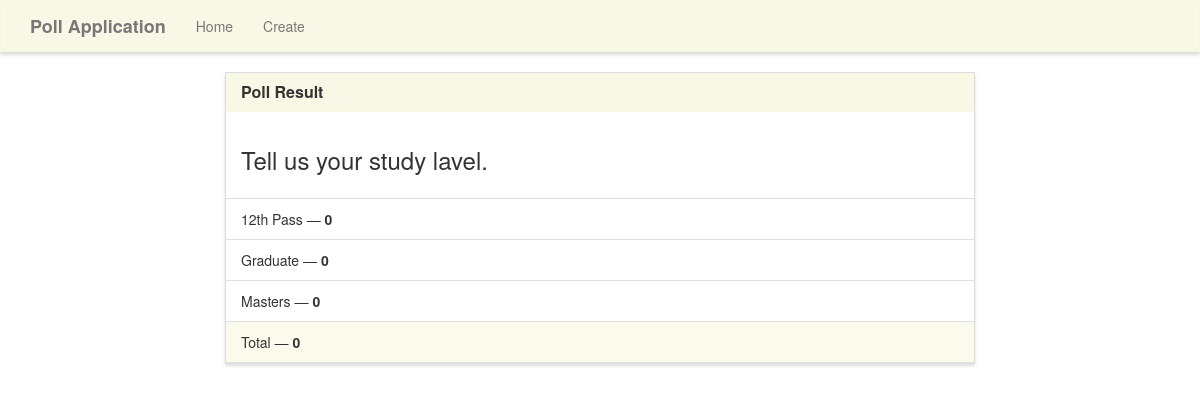
/results/4/, run on the app's committed database.
### poll/models.py (models this page shows)
class Poll(models.Model):
    question = models.TextField()
    option_one = models.CharField(max_length=300)
    option_two = models.CharField(max_length=300)
    option_three = models.CharField(max_length=300)
    option_one_count = models.IntegerField(default=0)
    option_two_count = models.IntegerField(default=0)
    option_three_count = models.IntegerField(default=0)

### poll/views.py (the view)
# urls.py: path('results/<poll_id>/', poll_views.results, name='results'),
def results(request, poll_id):
    poll = Poll.objects.get(pk=poll_id)
    context = {
        'poll' : poll
    }
    return render(request, 'poll/results.html', context)

### poll/templates/poll/results.html (shortened to what this page needs)
{% extends "poll/base.html" %}
{% block main %}
<div class="row">
    <div class="col-lg-8 col-lg-offset-2">
        <div class="panel panel-default">
            <div class="panel-heading">
                <h3 class="panel-title">Poll Result</h3>
            </div>
            <div class="panel-body">
                <h3>{{ poll.question }}</h3>
            </div>
<ul class="list-group">
    <li class="list-group-item mb-2">{{ poll.option_one }} — <strong>{{ poll.option_one_count }}</strong></li>
    <li class="list-group-item mb-2">{{ poll.option_two }} — <strong>{{ poll.option_two_count }}</strong></li>
    <li class="list-group-item mb-2">{{ poll.option_three }} — <strong>{{ poll.option_three_count }}</strong></li>
</ul>
            <div class="panel-footer">
                Total &mdash; <strong>{{ poll.option_one_count|add:poll.option_two_count|add:poll.option_three_count }} </strong>
            </div>
        </div>
    </div>
</div>
{% endblock %}

### poll/static/style.css (style rules this page uses)
.navbar-default, .btn, .form-control, .panel { border-radius: 0; }
.panel-default > .panel-heading { color: #333; background-color: rgba(245, 245, 220, .7); border-color: rgba(245, 245, 220, .6); border-top-left-radius: 0; border-top-right-radius: 0; }
.panel-footer { background-color: rgba(245, 245, 220, .5); border-color: rgba(245, 245, 220, .4); }
.panel { box-shadow: 0px 3px 3px 0px #ddd; }
a.navbar-brand, .panel-title { font-weight: bolder; }

### data on the page
Poll: question "Tell us your study lavel.", option_one "12th Pass", option_one_count "0", option_two "Graduate", option_two_count "0", option_three "Masters", option_three_count "0", option_one_count|add "0"
